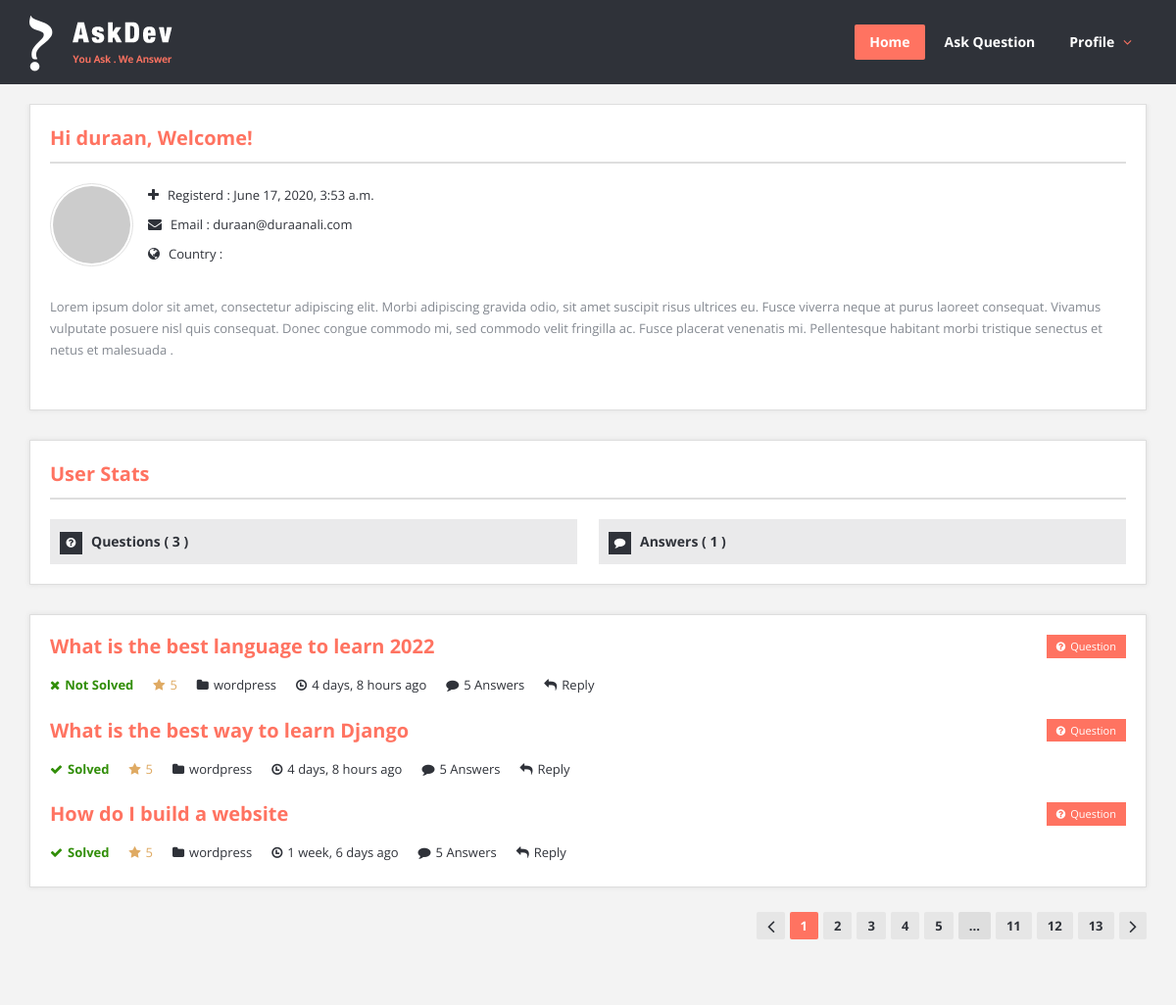
The page /profile/ (signed in, upper part) on the database as committed earlier.
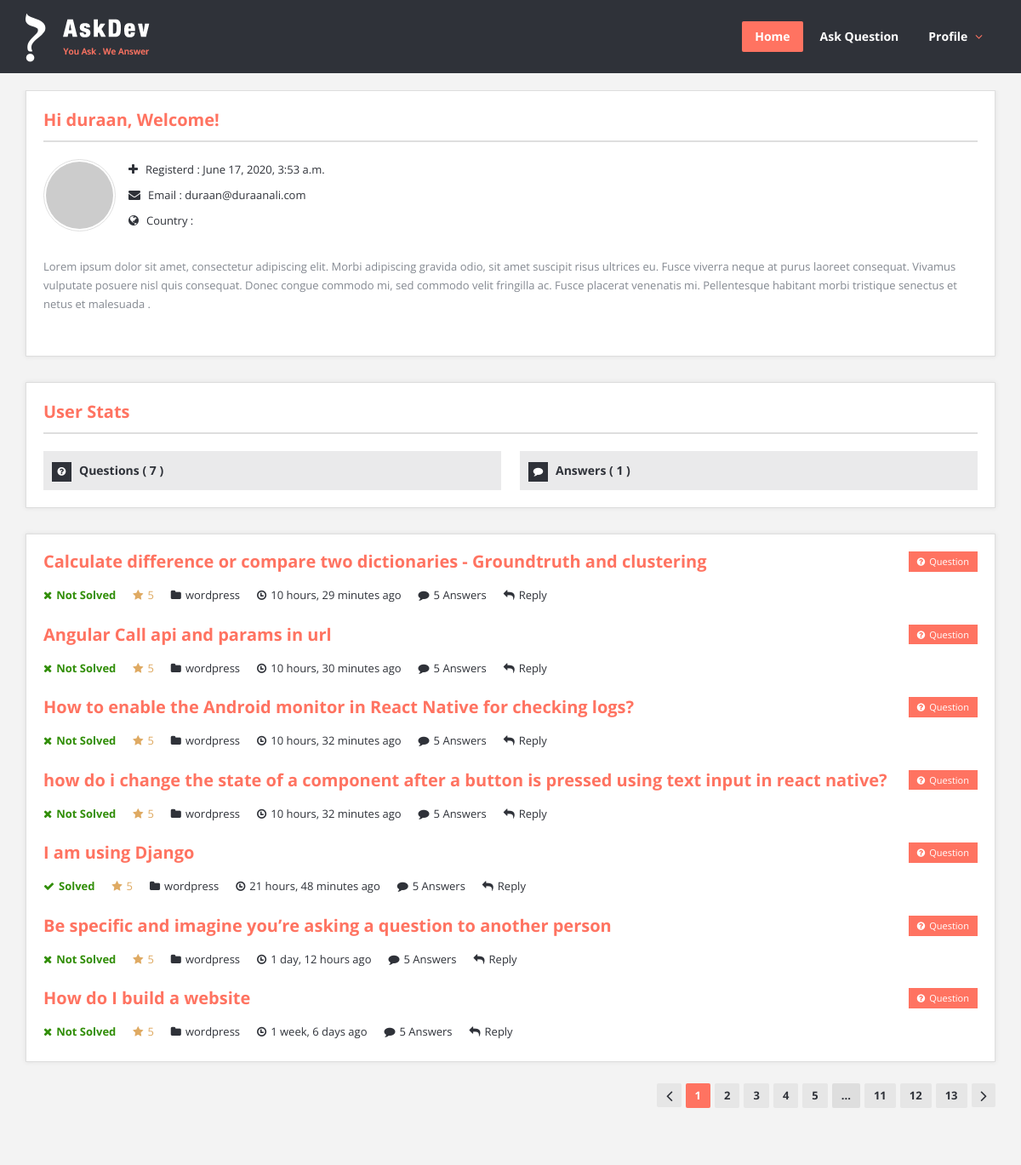
The same page on the database as committed later.
### questions_answers/models.py (models this page shows, shortened)
class Questions(models.Model):
    title = models.CharField(max_length=200)
    description = models.TextField()
    created = models.DateTimeField(auto_now_add=True)
    updated = models.DateTimeField(auto_now=True)
    status = models.IntegerField(choices=STATUS, default=1)
    author = models.ForeignKey(User, on_delete=models.CASCADE, related_name="questionsByUser", null=True)
    class Meta:
        ordering = ['-created']

### questions_answers/views.py (the view)
# urls.py: path('profile/', userInfo),
def userInfo(request):
    logged_in_user = request.user
    logged_in_user_questions = Questions.objects.filter(author=logged_in_user).order_by('-created')
    logged_in_user_questions_num = Questions.objects.filter(author=logged_in_user).count()
    logged_in_user_answers_num = Answers.objects.filter(user=logged_in_user).count()
    print("logged_in_user_answers_num", logged_in_user_answers_num)
    current_user = request.user
    context = {
        "current_user": current_user,
        "logged_in_user_questions": logged_in_user_questions,
        "logged_in_user_questions_num": logged_in_user_questions_num,
        "logged_in_user_answers_num": logged_in_user_answers_num
    }
    return render(request, 'profile.html', context)

### templates/profile.html (shortened to what this page needs)
{% load static %}
{% include 'include/header.html' %}
{% include 'include/nav.html' %}
<section class="container main-content">
    <div class="row">
        <div class="col-md-12">
                <div class="row">
                    <div class="user-profile">
                        <div class="col-md-12">
                            <div class="page-content">
                                <h2>Hi {{current_user}}, Welcome!</h2>
                                <div class="user-profile-img"><img width="60" height="60" src="http://placehold.it/60x60/FFF/444"
                                        alt="admin"></div>
                                <div class="ul_list ul_list-icon-ok about-user">
                                    <ul>
                                        <li><i class="icon-plus"></i>Registerd : <span> {{current_user.date_joined}}</span></li>
                                        <li><i class="icon-envelope-alt"></i>Email : <span>{{current_user.email}}</span></li>
                                        <li><i class="icon-globe"></i>Country : {{current_user.country}}</li>
                                    </ul>
                                </div>
                                <p>Lorem ipsum dolor sit amet, consectetur adipiscing elit. Morbi adipiscing gravida odio, sit amet
                                    suscipit risus ultrices eu. Fusce viverra neque at purus laoreet consequat. Vivamus vulputate
                                    posuere nisl quis consequat. Donec congue commodo mi, sed commodo velit fringilla ac. Fusce
                                    placerat venenatis mi. Pellentesque habitant morbi tristique senectus et netus et malesuada .
                                </p>
                            </div>
                        </div>
                        <div class="col-md-12">
                            <div class="page-content page-content-user-profile">
                                <div class="user-profile-widget">
                                    <h2>User Stats</h2>
                                    <div class="ul_list ul_list-icon-ok">
                                        <ul>
                                            <li><i class="icon-question-sign"></i><a href="user_questions.html">Questions<span> (
                                                        <span>{{logged_in_user_questions_num}}</span> ) </span></a></li>
                                            <li><i class="icon-comment"></i><a href="user_answers.html">Answers<span> (
                                                        <span>{{logged_in_user_answers_num}}</span> ) </span></a></li>
                                        </ul>
                                    </div>
                                </div>
                            </div>
                        </div>
                    </div>
                </div>
                <div class="page-content page-content-user">
                    {% for question in logged_in_user_questions %}
                    <div class="user-questions">
                        <article class="question user-question">
                            <h3>
                                <a href="/{{question.id}}/question_detail">{{question.title}}</a>
                            </h3>
                            <div class="question-type-main"><i class="icon-question-sign"></i>Question</div>
                            <div class="question-content">
                                <div class="question-bottom">
                                    {% if question.status == 1 %}
                                    <div class="question-answered question-answered-done"><i class="icon-remove"></i>Not Solved</div>
                                    {% else %}
                                    <div class="question-answered question-answered-done"><i class="icon-ok"></i>Solved</div>
                                    {% endif %}
                                    <span class="question-favorite"><i class="icon-star"></i>5</span>
                                    <span class="question-category"><a href="#"><i
                                                class="icon-folder-close"></i>wordpress</a></span>
                                    <span class="question-date"><i class="icon-time"></i>{{ question.created|timesince }} ago</span>
                                    <span class="question-comment"><a href="#"><i class="icon-comment"></i>5 Answers</a></span>
                                    <a class="question-reply" href="#"><i class="icon-reply"></i>Reply</a>
                                </div>
                            </div>
                        </article>
                    </div>
                    {% endfor %}
                </div>
                <div class="height_20"></div>
                <div class="pagination">
                    <a href="#" class="prev-button"><i class="icon-angle-left"></i></a>
                    <span class="current">1</span>
                    <a href="#">2</a>
                    <a href="#">3</a>
                    <a href="#">4</a>
                    <a href="#">5</a>
                    <span>...</span>
                    <a href="#">11</a>
                    <a href="#">12</a>
                    <a href="#">13</a>
                    <a href="#" class="next-button"><i class="icon-angle-right"></i></a>
                </div>
        </div>
    </div>
</section>
{% include 'include/footer.html' %}

### templates/include/header.html (shortened to what this page needs)
{% load static %}
<!DOCTYPE html>
<html lang="en">
<head>
  <link rel="stylesheet" href="{% static 'style.css' %}">
	<link rel="stylesheet" href="{% static '/css/skins/skins.css' %}">
	<link rel="stylesheet" href="{% static '/css/responsive.css' %}">
	<link rel="stylesheet" href="{% static '/images/favicon.png' %}">
</head>
<body>
<div id="wrap" class="grid_1200">

### templates/include/nav.html (shortened to what this page needs)
{% load static %}
<header id="header">
    <section class="container clearfix">
        <div class="logo"><a href="#">
           <a href="/{{''}}"> <img src="{% static "/images/logo.png" %}" alt="My image"></a>
        </a></div>
        <nav class="navigation">
            <ul>
                <li class="current_page_item"><a href="/{{''}}"> Home</a></li>
                <li class="ask_question"><a href="/{{'ask_question'}}">Ask Question</a></li>
                {% if user.is_authenticated %}
                <li><a href="/{{'profile'}}">Profile</a>
                </li>
                {% else %}
                <li><a href="/{{'login'}}">Login</a></li>
                <li><a href="/{{'register'}}">Sign Up</a></li>
                {% endif %}
            </ul>
        </nav>
    </section>
</header>

### templates/include/footer.html (shortened to what this page needs)
{% load static %}
</div>
</body>
</html>

### static/css/skins/skins.css (style rules this page uses)
.more:hover,.button.color,.button.black:hover,.go-up,.widget_portfolio .portfolio-widget-item:hover .portfolio_img:before,.popular_posts .popular_img:hover a:before,.widget_flickr a:hover:before,.widget_highest_points .author-img a:hover:before,.question-author-img:hover span,.pagination a:hover,.pagination span:hover,.pagination span.current,.about-author .author-image a:hover:before,.question-comments a,.flex-direction-nav li a:hover,.button.dark_button.color:hover,.table-style-2 thead th,.progressbar-percent,.carousel-arrow a:hover,.box_icon:hover .icon_circle,.box_icon:hover .icon_soft_r,.box_icon:hover .icon_square,.bg_default,.box_warp_colored,.box_warp_hover:hover,.post .boxedtitle i,.single-question-title i,.question-type,.post-type,.social_icon a,.page-content .boxedtitle,.main-content .boxedtitle,.flex-caption h2,.flex-control-nav li a.flex-active,.bxslider-overlay:before,.navigation ul li ul li:hover > a,.navigation ul li ul li.current_page_item > a,#header-top,.navigation > ul > li:hover > a,.navigation > ul > li.current_page_item > a,.ask-me,.breadcrumbs,#footer-bottom .social_icons ul li a:hover,.widget_tag_cloud a:hover,input[type="checkbox"],.login-password a:hover,.tab a.current,.question-type-main,.question-report:hover,.load-questions,.del-poll-li:hover,.styled-select::before,.fileinputs span,.post .post-type,.divider span,.widget_menu li.current_page_item a,.accordion .accordion-title.active a,.tab-inner-warp,.navigation_mobile_click:before { background-color: #ff7361; }
p a,li a, a:hover,.button.normal:hover,span.color,#footer a:hover,.widget a:hover,.question h3 a:hover,.boxedtitle h1 a:hover,.boxedtitle h2 a:hover,.boxedtitle h3 a:hover,.boxedtitle h4 a:hover,.boxedtitle h5 a:hover,.boxedtitle h6 a:hover,.box_icon:hover span i,.color_default,.navigation_mobile > ul a:hover,.navigation_mobile > ul li ul li:hover:before,.post .post-meta .meta-author a:hover,.post .post-meta .meta-categories a:hover,.post .post-meta .meta-comment a:hover,.question h2 a:hover,.question-category a:hover,.question-reply:hover i,.question-category a:hover i,.question-comment a:hover,.question-comment a:hover i,.question-reply:hover,.post .post-meta .meta-author:hover a,.post .post-meta .meta-author:hover i,.post .post-meta .meta-categories:hover a,.post .post-meta .meta-categories:hover i,.post .post-meta .meta-comment:hover a,.post .post-meta .meta-comment:hover i,.post-title a:hover,.question-tags a,.question .question-type,.comment-author a:hover,.comment-reply:hover,.user-profile-widget li a:hover,.taglist .tag a.delete:before,.form-style p span.color,.post-tags,.post-tags a,.related-posts li a:hover,#footer.footer_light_top .related-posts li a:hover,.share-inside,.share-inside-warp ul li a:hover,.user-points .question-vote-result,.navigation > ul > li > a > .menu-nav-arrow,#footer-bottom a,.widget h3.widget_title,#footer .related-item span,.widget_twitter ul li:before,#footer .widget_twitter .tweet_time a,.widget_highest_points li h6 a,#footer .widget_contact ul li span,.rememberme label,.login-text i,.login-password i,.question-tags,.question-tags i,.panel-pop h2,input[type="text"],input[type="password"],input[type="email"],textarea,select,.panel-pop p,.main-content .page-content .boxedtitle.page-title h2,.fakefile button,.login p,.login h2,.contact-us h2,.share-inside i,#related-posts h2,.comment-reply,.post-title,.post-title a,.user-profile h2,.stats-head,.block-stats-1,.block-stats-2,.block-stats-3,.block-stats-4,.user-question h3 a,.icon_shortcode .ul_icons li,.testimonial-client span,.box_icon h1,.box_icon h2,.box_icon h3,.box_icon h4,.box_icon h5,.box_icon h6,.widget_contact ul li i,#footer.footer_light_top .widget a:hover { color: #ff7361; }

### static/css/responsive.css (style rules this page uses)
@media (min-width: 1200px) { .grid_1200 .navigation > ul > li > a { padding: 0 15px; } }

### static/css/lists.css (style rules this page uses)
.ul_list-icon-ok ul li i:before ,.ul_list ul li i.icon-ok:before { content:"\f00c" }
.ul_list-icon-question-sign ul li i:before ,.ul_list ul li i.icon-question-sign:before { content:"\f059" }
.ul_list-icon-plus ul li i:before ,.ul_list ul li i.icon-plus:before { content:"\f067" }
.ul_list-icon-comment ul li i:before ,.ul_list ul li i.icon-comment:before { content:"\f075" }
.ul_list-icon-globe ul li i:before ,.ul_list ul li i.icon-globe:before { content:"\f0ac" }
.ul_list-icon-envelope-alt ul li i:before ,.ul_list ul li i.icon-envelope-alt:before { content:"\f0e0" }

### templates/include/header.html (style rules this page uses)
.question-type-main { right: 28px; }

Rows that differ between the two databases and show on the page:
removed Questions: title "What is the best language to learn 2022", status 1 (drawn), created "4 days, 8 hours"
removed Questions: title "What is the best way to learn Django", status 0 (drawn), created "4 days, 8 hours"
added Questions: title "Calculate difference or compare two dictionaries - Groundtruth and clustering", status 1 (drawn), created "10 hours, 29 minutes"
added Questions: title "Angular Call api and params in url", status 1 (drawn), created "10 hours, 30 minutes"
added Questions: title "How to enable the Android monitor in React Native for checking logs?", status 1 (drawn), created "10 hours, 32 minutes"
added Questions: title "how do i change the state of a component after a button is pressed using text input in react native?", status 1 (drawn), created "10 hours, 32 minutes"
added Questions: title "I am using Django", status 0 (drawn), created "21 hours, 48 minutes"
added Questions: title "Be specific and imagine you’re asking a question to another person", status 1 (drawn), created "1 day, 12 hours"
changed Questions "How do I build a website": status "Solved" → "Not Solved"
Other text that changed with them:
{{ logged_in_user_questions_num }}: "3" → "7"
